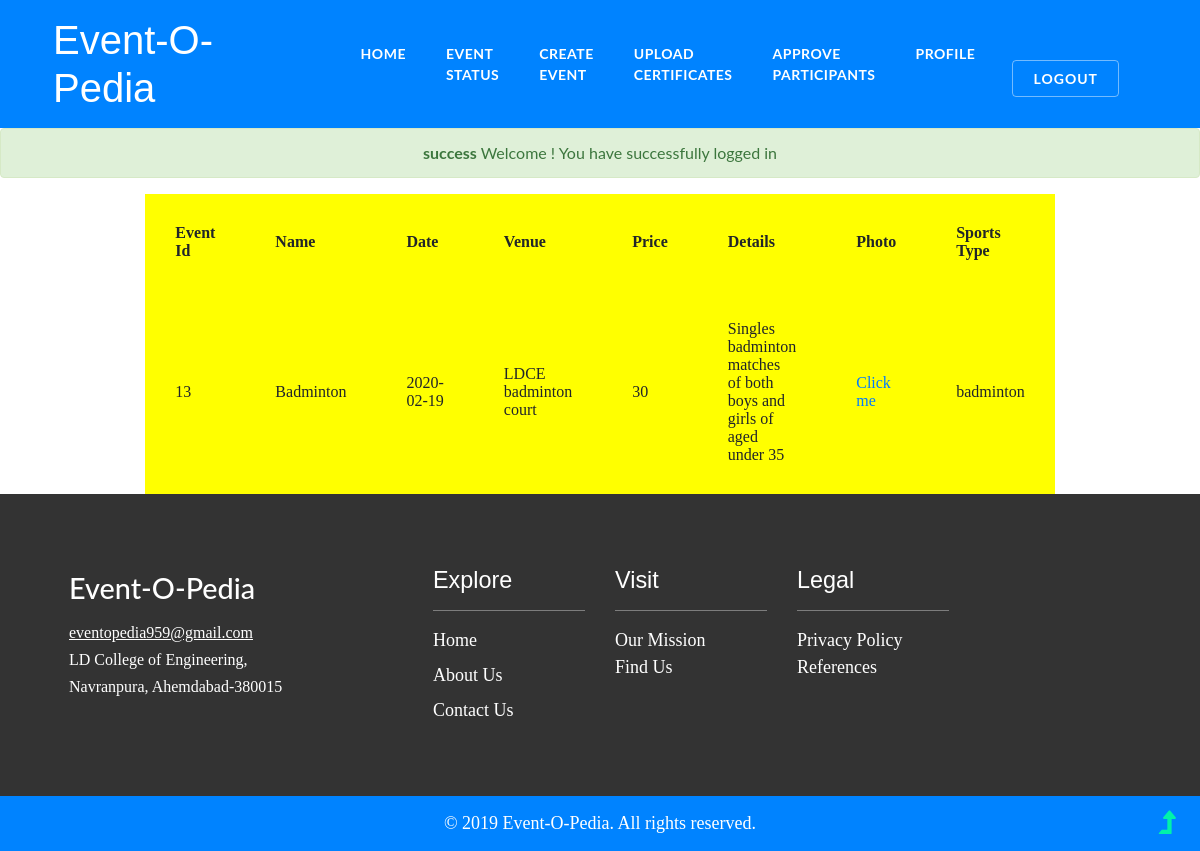
/Eventopedia/eventregistered.php (signed in), run on the app's committed database.
### tables this page shows
CREATE TABLE `event` (
  `id` int(11) NOT NULL,
  `aid` int(11) NOT NULL,
  `name` varchar(30) NOT NULL,
  `date` date NOT NULL,
  `venue` varchar(50) NOT NULL,
  `price` int(5) NOT NULL,
  `details` varchar(200) NOT NULL,
  `photo` varchar(100) NOT NULL,
  `sportsType` varchar(30) NOT NULL,
  `status` varchar(30) NOT NULL DEFAULT 'pending',
  `time` timestamp NOT NULL DEFAULT current_timestamp()
);

### Eventopedia/eventregistered.php (the view, shortened to what this page needs)
<?php require('includes/head.php');
	$conn=connect();
	$sql="select eid from eventregistered where uid='".$_SESSION['_login'] ."' && status='approved'";
	$stmt=$conn->prepare($sql);
	$c="";
	$stmt->execute();
	$eid=$stmt->fetchall();
	for ($i=0; $i<count($eid); $i++){
	$c=$c."".$eid[$i]['eid']." OR id=";
}
$p=strrpos($c, "OR");
	$i=0;
	$c=substr($c, $i,$p);
$sql="select * from event where id='".$c."'";
	$stmt=$conn->prepare($sql);
	$stmt->execute();
	$event=$stmt->fetchall();
?>
<font size="4" color="green" face="Comic Sans MS">
<table  border="0" align="center" height=150 width=400 cellpadding=30 cellspacing="1" bgcolor="yellow">
<tr>
<th class="x"> Event Id </th>
<th> Name </th>
<th> Date </th>
<th> Venue </th>
<th> Price </th>
<th> Details </th>
<th> Photo </th>
<th> Sports Type </th>
</tr>
<?php
for ($i=0; $i<count($event); $i++) {
	echo "<tr><td>". $event[$i]['id']."</td><td>". $event[$i]['name']."</td><td>". $event[$i]['date']."</td><td>". $event[$i]['venue']."</td><td>". $event[$i]['price']."</td><td>". $event[$i]['details']."</td><td><a href='". $event[$i]['photo']."'>Click me</a></td><td>". $event[$i]['sportsType']."</td>
	</tr>";
}
?>
</table>
<?php
	require('includes/foot.php');
?>

### Eventopedia/css/style.css (style rules this page uses)
body { margin: 0; font-family: 'Lato', sans-serif; background: #fff; }
body a, .w3ls-btn { transition: 0.5s all; -webkit-transition: 0.5s all; -moz-transition: 0.5s all; -o-transition: 0.5s all; -ms-transition: 0.5s all; text-decoration: none; outline: none; }
html { scroll-behavior: smooth; }

### data on the page
event: id "13", name "Badminton", date "2020-02-19", venue "LDCE badminton court", price "30", details "Singles badminton matches of both boys and girls of aged under 35", sportsType "badminton"

### other printed values
$flash['level'] "success"
$flash['message'] "Welcome ! You have successfully logged in"
